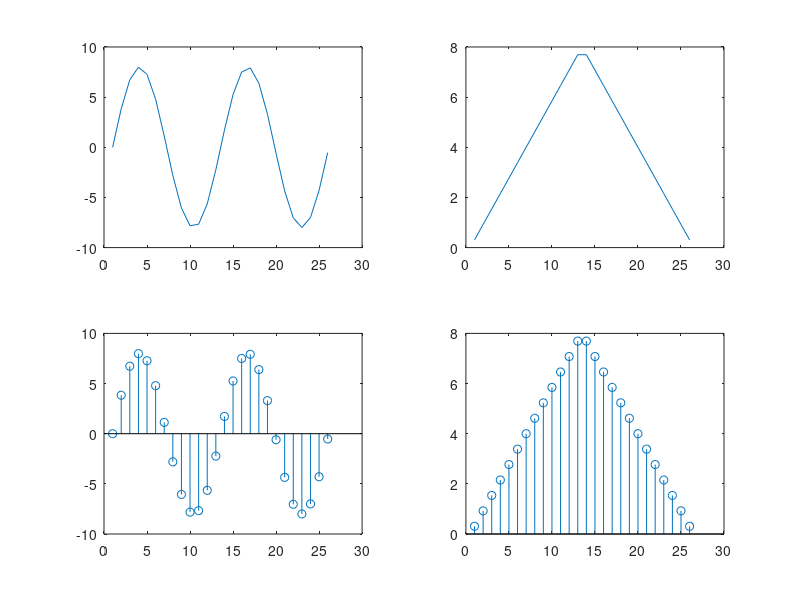
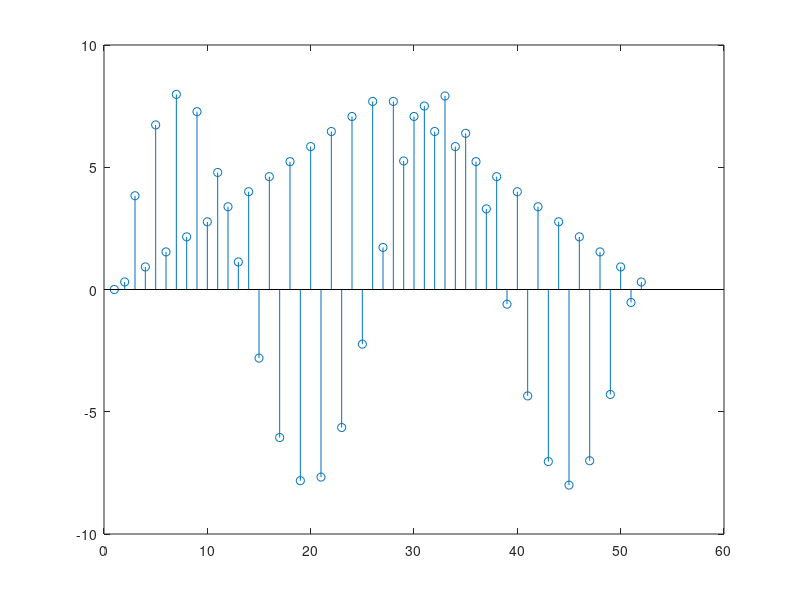
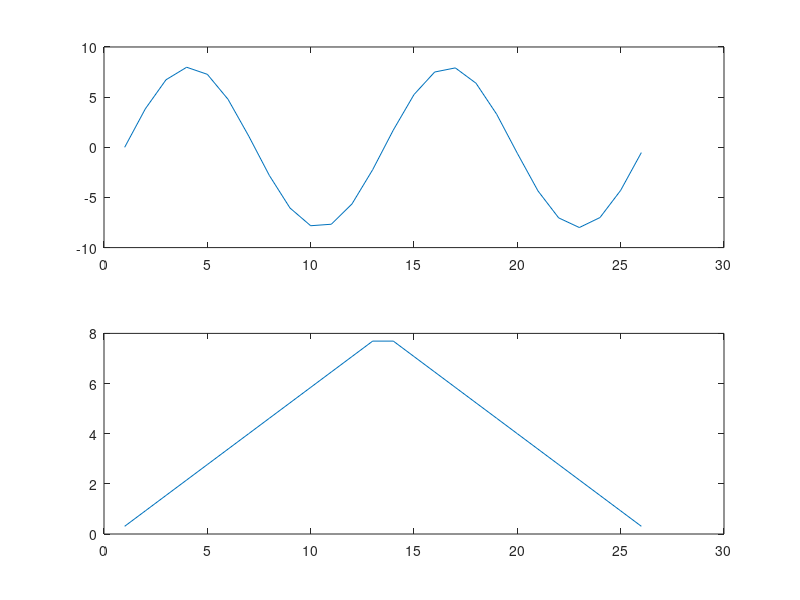

The MATLAB script that drew these images, in order:
clc;clear all;close all;
x= 0:0.5:4*pi;
sig1= 8*sin(x)
len = length(sig1)
sig2 = 8*triang(len);
subplot(221)
plot(sig1)
subplot(222)
plot(sig2)
subplot(223)
stem(sig1)
subplot(224)
stem(sig2)
for i=1:len
    sig(1,i)=sig1(i)
    sig(2,i)=sig2(i)
end
tdmsig=reshape(sig,1,2*len)
figure
stem(tdmsig)
demux = reshape(tdmsig,2,len)
for i=1:len
    sig3(i)=demux(1,i)
    sig4(i)=demux(2,i)
end
figure
subplot(211)
plot(sig3)
subplot(212)
plot(sig4)